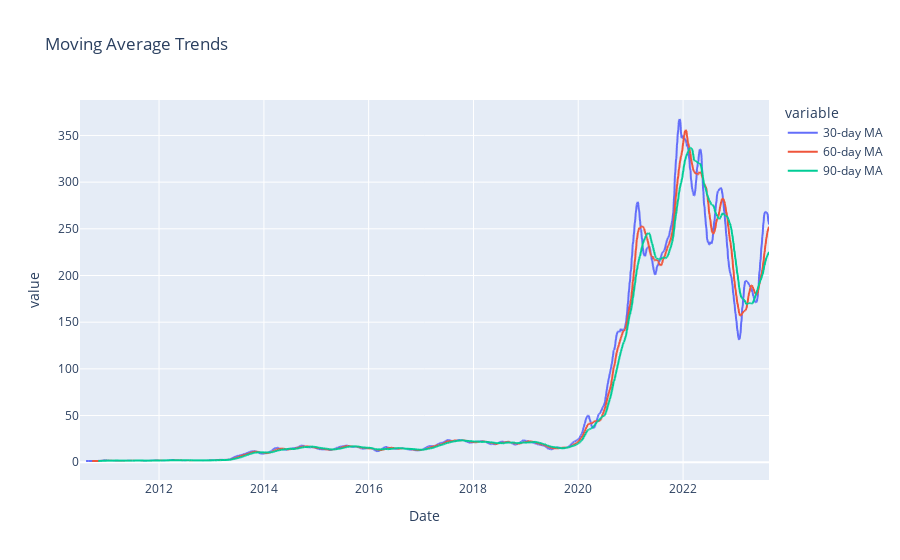

The code cell stored with this chart in its notebook:
### Code cell
# view our moving average values on a line chart
fig = px.line(data_frame=tesla_prices, x=tesla_prices.index, y=['30-day MA', '60-day MA', '90-day MA'], 
              title='Moving Average Trends')
fig.show()

### Figure 1 — Plotly figure (JSON) as saved in the notebook; plotly's stock layout.template omitted (floating-point values rounded to 4 significant figures; data arrays with more than 128 entries replaced by an {"elided": "..."} marker saying what was removed)
{"data": [{"hovertemplate": "variable=30-day MA<br>Date=%{x}<br>value=%{y}<extra></extra>", "legendgroup": "30-day MA", "line": {"color": "#636efa", "dash": "solid"}, "marker": {"symbol": "circle"}, "mode": "lines", "name": "30-day MA", "showlegend": true, "type": "scattergl", "x": {"elided": "3311 str values"}, "xaxis": "x", "y": {"elided": "3311 float values"}, "yaxis": "y"}, {"hovertemplate": "variable=60-day MA<br>Date=%{x}<br>value=%{y}<extra></extra>", "legendgroup": "60-day MA", "line": {"color": "#EF553B", "dash": "solid"}, "marker": {"symbol": "circle"}, "mode": "lines", "name": "60-day MA", "showlegend": true, "type": "scattergl", "x": {"elided": "3311 str values"}, "xaxis": "x", "y": {"elided": "3311 float values"}, "yaxis": "y"}, {"hovertemplate": "variable=90-day MA<br>Date=%{x}<br>value=%{y}<extra></extra>", "legendgroup": "90-day MA", "line": {"color": "#00cc96", "dash": "solid"}, "marker": {"symbol": "circle"}, "mode": "lines", "name": "90-day MA", "showlegend": true, "type": "scattergl", "x": {"elided": "3311 str values"}, "xaxis": "x", "y": {"elided": "3311 float values"}, "yaxis": "y"}], "layout": {"legend": {"title": {"text": "variable"}, "tracegroupgap": 0}, "title": {"text": "Moving Average Trends"}, "xaxis": {"anchor": "y", "domain": [0, 1], "title": {"text": "Date"}}, "yaxis": {"anchor": "x", "domain": [0, 1], "title": {"text": "value"}}}}
